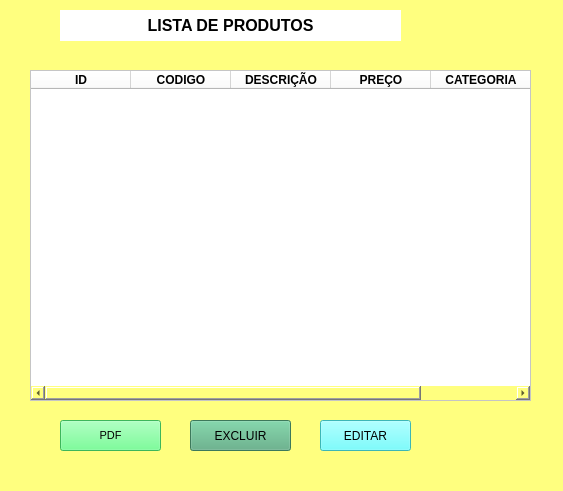
<?xml version="1.0" encoding="UTF-8"?>
<ui version="4.0">
 <class>MainWindow</class>
 <widget class="QMainWindow" name="MainWindow">
  <property name="geometry">
   <rect>
    <x>0</x>
    <y>0</y>
    <width>563</width>
    <height>491</height>
   </rect>
  </property>
  <property name="windowTitle">
   <string>MainWindow</string>
  </property>
  <property name="styleSheet">
   <string notr="true">
background-color: rgb(255, 255, 127);</string>
  </property>
  <widget class="QWidget" name="centralwidget">
   <widget class="QLabel" name="label">
    <property name="geometry">
     <rect>
      <x>60</x>
      <y>10</y>
      <width>341</width>
      <height>31</height>
     </rect>
    </property>
    <property name="styleSheet">
     <string notr="true">background-color: rgb(255, 255, 255);</string>
    </property>
    <property name="text">
     <string>&lt;html&gt;&lt;head/&gt;&lt;body&gt;&lt;p align=&quot;center&quot;&gt;&lt;span style=&quot; font-size:12pt; font-weight:600;&quot;&gt;LISTA DE PRODUTOS&lt;/span&gt;&lt;/p&gt;&lt;/body&gt;&lt;/html&gt;</string>
    </property>
   </widget>
   <widget class="QTableWidget" name="tableWidget">
    <property name="geometry">
     <rect>
      <x>30</x>
      <y>70</y>
      <width>501</width>
      <height>331</height>
     </rect>
    </property>
    <property name="styleSheet">
     <string notr="true">background-color: rgb(255, 255, 255);</string>
    </property>
    <property name="gridStyle">
     <enum>Qt::NoPen</enum>
    </property>
    <column>
     <property name="text">
      <string>ID</string>
     </property>
     <property name="font">
      <font>
       <pointsize>9</pointsize>
       <weight>75</weight>
       <bold>true</bold>
      </font>
     </property>
    </column>
    <column>
     <property name="text">
      <string>CODIGO</string>
     </property>
     <property name="font">
      <font>
       <pointsize>9</pointsize>
       <weight>75</weight>
       <bold>true</bold>
      </font>
     </property>
    </column>
    <column>
     <property name="text">
      <string>DESCRIÇÃO</string>
     </property>
     <property name="font">
      <font>
       <pointsize>9</pointsize>
       <weight>75</weight>
       <bold>true</bold>
      </font>
     </property>
    </column>
    <column>
     <property name="text">
      <string>PREÇO</string>
     </property>
     <property name="font">
      <font>
       <pointsize>9</pointsize>
       <weight>75</weight>
       <bold>true</bold>
      </font>
     </property>
    </column>
    <column>
     <property name="text">
      <string>CATEGORIA</string>
     </property>
     <property name="font">
      <font>
       <pointsize>9</pointsize>
       <weight>75</weight>
       <bold>true</bold>
      </font>
     </property>
    </column>
   </widget>
   <widget class="QPushButton" name="pushButton">
    <property name="geometry">
     <rect>
      <x>60</x>
      <y>420</y>
      <width>101</width>
      <height>31</height>
     </rect>
    </property>
    <property name="font">
     <font>
      <family>MS Shell Dlg 2</family>
      <pointsize>8</pointsize>
      <weight>9</weight>
      <italic>false</italic>
      <bold>false</bold>
     </font>
    </property>
    <property name="styleSheet">
     <string notr="true">background-color: rgb(255, 255, 0);
background-color: rgb(85, 255, 127);
font: 75 8pt &quot;MS Shell Dlg 2&quot;;
color: rgb(0, 0, 0);</string>
    </property>
    <property name="text">
     <string>PDF</string>
    </property>
   </widget>
   <widget class="QPushButton" name="pushButton_2">
    <property name="geometry">
     <rect>
      <x>190</x>
      <y>420</y>
      <width>101</width>
      <height>31</height>
     </rect>
    </property>
    <property name="styleSheet">
     <string notr="true">background-color: rgb(85, 255, 127);
background-color: rgb(85, 170, 127);</string>
    </property>
    <property name="text">
     <string>EXCLUIR</string>
    </property>
   </widget>
   <widget class="QPushButton" name="pushButton_3">
    <property name="geometry">
     <rect>
      <x>320</x>
      <y>420</y>
      <width>91</width>
      <height>31</height>
     </rect>
    </property>
    <property name="styleSheet">
     <string notr="true">background-color: rgb(85, 255, 255);</string>
    </property>
    <property name="text">
     <string>EDITAR</string>
    </property>
   </widget>
  </widget>
  <widget class="QMenuBar" name="menubar">
   <property name="geometry">
    <rect>
     <x>0</x>
     <y>0</y>
     <width>563</width>
     <height>21</height>
    </rect>
   </property>
  </widget>
  <widget class="QStatusBar" name="statusbar"/>
 </widget>
 <resources/>
 <connections/>
</ui>
